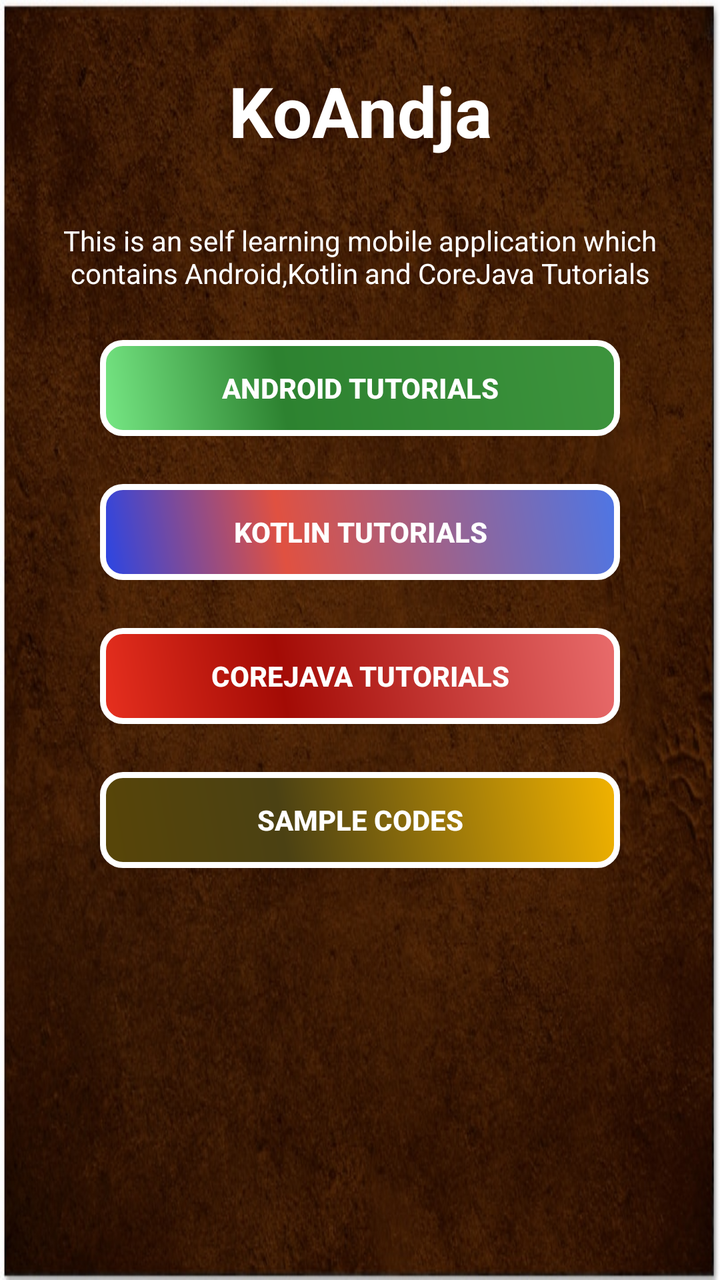
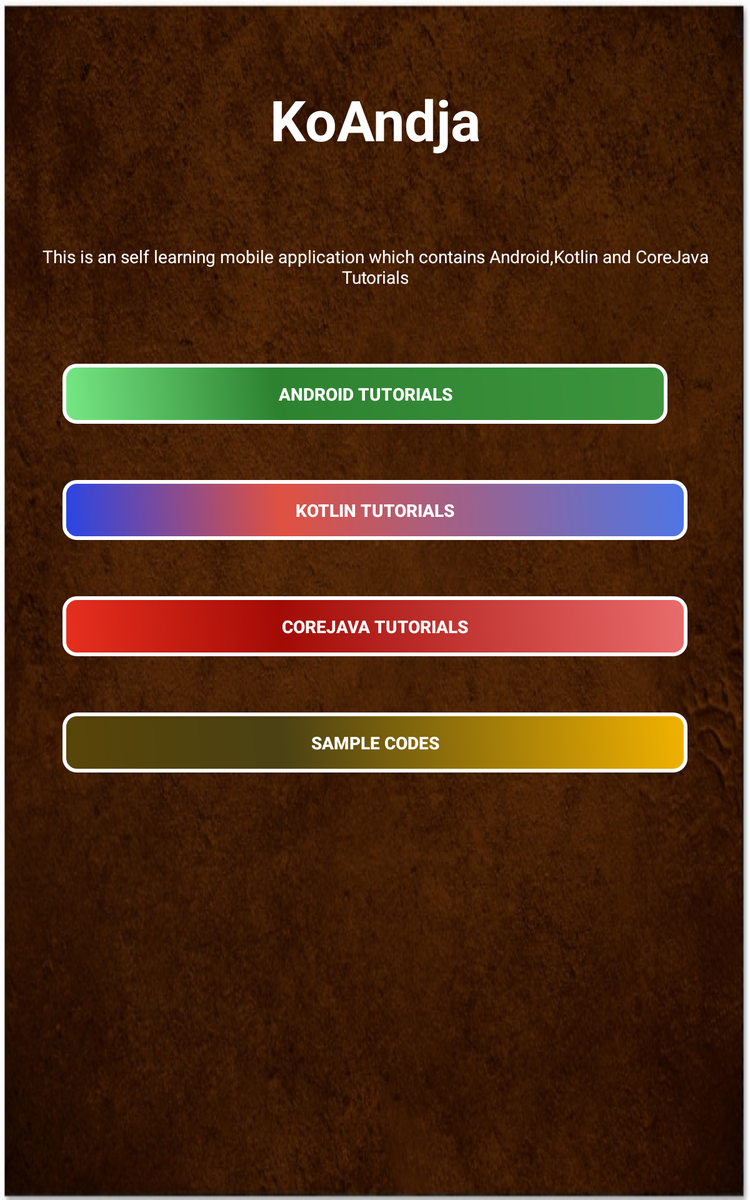

One screen, two layout resources from the same app: the default and the author's alternative for another configuration. Each is rendered where Android would select it; the XML of both is given below.
<!-- AndroidManifest.xml: application theme AppTheme -->
<!-- res/layout/activity_first.xml -->
<?xml version="1.0" encoding="utf-8"?>
<android.support.constraint.ConstraintLayout xmlns:android="http://schemas.android.com/apk/res/android"
    xmlns:app="http://schemas.android.com/apk/res-auto"
    xmlns:tools="http://schemas.android.com/tools"
    android:id="@+id/lay"
    android:layout_width="match_parent"
    android:layout_height="match_parent"
    android:background="@drawable/wall"
    tools:context=".FirstActivity">


    <TextView
        android:id="@+id/app_name"
        android:layout_width="0dp"
        android:layout_height="wrap_content"
        android:layout_marginTop="32dp"
        android:gravity="center"
        android:text="@string/app_name"
        android:textColor="#ffffff"
        android:textSize="35sp"
        android:textStyle="bold"
        app:layout_constraintEnd_toEndOf="parent"
        app:layout_constraintStart_toStartOf="parent"
        app:layout_constraintTop_toTopOf="parent" />

    <TextView
        android:id="@+id/app_desp"
        android:layout_width="0dp"
        android:layout_height="wrap_content"
        android:layout_marginEnd="16dp"
        android:layout_marginLeft="16dp"
        android:layout_marginRight="16dp"
        android:layout_marginStart="16dp"

        android:layout_marginTop="32dp"
        android:gravity="center"
        android:text="@string/desp"
        android:textColor="#ffffff"
        app:layout_constraintEnd_toEndOf="parent"
        app:layout_constraintStart_toStartOf="parent"
        app:layout_constraintTop_toBottomOf="@+id/app_name" />

    <Button
        android:id="@+id/andtut"
        android:layout_width="0dp"
        android:layout_height="wrap_content"
        android:layout_marginEnd="50dp"
        android:layout_marginLeft="50dp"
        android:layout_marginRight="50dp"

        android:layout_marginStart="50dp"
        android:layout_marginTop="24dp"
        android:background="@drawable/buttonshape"
        android:text="@string/android_tutorials"
        android:textColor="#ffffff"
        android:textStyle="bold"
        app:layout_constraintEnd_toEndOf="parent"
        app:layout_constraintStart_toStartOf="parent"
        app:layout_constraintTop_toBottomOf="@+id/app_desp" />

    <Button
        android:id="@+id/kotut"
        android:layout_width="0dp"
        android:layout_height="wrap_content"
        android:layout_marginEnd="50dp"
        android:layout_marginLeft="50dp"
        android:layout_marginRight="50dp"
        android:layout_marginStart="50dp"
        android:layout_marginTop="24dp"
        android:background="@drawable/buttonshape1"
        android:text="@string/kotlin_tutorials"
        android:textColor="#ffffff"

        android:textStyle="bold"
        app:layout_constraintEnd_toEndOf="parent"
        app:layout_constraintStart_toStartOf="parent"
        app:layout_constraintTop_toBottomOf="@+id/andtut" />

    <Button
        android:id="@+id/jatut"
        android:layout_width="0dp"
        android:layout_height="wrap_content"
        android:layout_marginEnd="50dp"
        android:layout_marginLeft="50dp"
        android:layout_marginRight="50dp"
        android:layout_marginStart="50dp"
        android:layout_marginTop="24dp"
        android:background="@drawable/buttonshape2"
        android:text="@string/corejava_tutorials"
        android:textColor="#ffffff"

        android:textStyle="bold"
        app:layout_constraintEnd_toEndOf="parent"
        app:layout_constraintStart_toStartOf="parent"
        app:layout_constraintTop_toBottomOf="@+id/kotut" />

    <Button
        android:id="@+id/samco"
        android:layout_width="0dp"
        android:layout_height="wrap_content"
        android:layout_marginEnd="50dp"
        android:layout_marginLeft="50dp"
        android:layout_marginRight="50dp"
        android:layout_marginStart="50dp"
        android:layout_marginTop="24dp"
        android:background="@drawable/buttonshape3"
        android:textColor="#ffffff"
        android:textStyle="bold"
        android:text="@string/sample_codes"
        app:layout_constraintEnd_toEndOf="parent"
        app:layout_constraintStart_toStartOf="parent"
        app:layout_constraintTop_toBottomOf="@+id/jatut" />

</android.support.constraint.ConstraintLayout>
<!-- resources referenced by this layout -->
<resources>
  <!-- drawable buttonshape (drawable) -->
  <?xml version="1.0" encoding="utf-8"?>
  <ripple
      xmlns:android="http://schemas.android.com/apk/res/android"
      android:color="#b2efb9">
      <item>
          <shape
              android:shape="rectangle">
              <gradient
                  android:angle="45"
                  android:centerX="35%"
                  android:centerColor="#2D8230"
                  android:startColor="#77E885"
                  android:endColor="#3D943D"
                  android:type="linear"    />
              <corners
                  android:topLeftRadius="10dp"
                  android:topRightRadius="10dp"
                  android:bottomLeftRadius="10dp"
                  android:bottomRightRadius="10dp"
                  />
  
              <padding
                  android:left="0dp"
                  android:top="0dp"
                  android:right="0dp"
                  android:bottom="0dp"
                  />
  
              <stroke
                  android:width="3dp"
                  android:color="#ffffff"
                  />
          </shape>
      </item>
  </ripple>
  <!-- drawable buttonshape3 (drawable) -->
  <?xml version="1.0" encoding="utf-8"?>
  <ripple
      xmlns:android="http://schemas.android.com/apk/res/android"
      android:color="#edccd0">
      <item>
          <shape
              android:shape="rectangle">
              <gradient
                  android:angle="45"
                  android:centerX="35%"
                  android:centerColor="#4b4113"
                  android:startColor="#584508"
                  android:endColor="#f2b300"
                  android:type="linear"
                  />
              <corners
                  android:topLeftRadius="10dp"
                  android:topRightRadius="10dp"
                  android:bottomLeftRadius="10dp"
                  android:bottomRightRadius="10dp"
                  />
  
              <padding
                  android:left="0dp"
                  android:top="0dp"
                  android:right="0dp"
                  android:bottom="0dp"
                  />
  
              <stroke
                  android:width="3dp"
                  android:color="#ffffff"
                  />
          </shape>
      </item>
  </ripple>
  <string name="android_tutorials">Android Tutorials</string>
  <string name="app_name">KoAndja</string>
  <string name="corejava_tutorials">CoreJava Tutorials</string>
  <string name="desp">This is an self learning mobile application which contains Android,Kotlin and CoreJava Tutorials</string>
  <string name="kotlin_tutorials">kotlin Tutorials</string>
  <string name="sample_codes">Sample Codes</string>
  <style name="AppTheme" parent="Theme.AppCompat.Light.NoActionBar">
          
          <item name="colorPrimary">@color/colorPrimary</item>
          <item name="colorPrimaryDark">@color/colorPrimaryDark</item>
          <item name="colorAccent">@color/colorAccent</item>
      </style>
  <color name="colorPrimary">#3d52c9</color>
  <color name="colorPrimaryDark">#a35e0a</color>
  <color name="colorAccent">#FF4081</color>
</resources>
<!-- res/layout-sw600dp/activity_first.xml (the author's variant of the layout above) -->
<!-- drawn on a 7-inch tablet held upright -->
<?xml version="1.0" encoding="utf-8"?>
<android.support.constraint.ConstraintLayout
    xmlns:android="http://schemas.android.com/apk/res/android"
    xmlns:app="http://schemas.android.com/apk/res-auto"
    xmlns:tools="http://schemas.android.com/tools"
    android:layout_width="match_parent"
    android:layout_height="match_parent"
    android:background="@drawable/wall"
    tools:context=".FirstActivity">


    <TextView
        android:id="@+id/app_name"
        android:layout_width="0dp"
        android:layout_height="wrap_content"
        android:layout_marginTop="65dp"
        android:gravity="center"
        android:text="@string/app_name"
        android:textColor="#ffffff"
        android:textSize="45sp"
        android:textStyle="bold"
        app:layout_constraintEnd_toEndOf="parent"
        app:layout_constraintStart_toStartOf="parent"
        app:layout_constraintTop_toTopOf="parent" />

    <TextView
        android:id="@+id/app_desp"
        android:layout_width="0dp"
        android:layout_height="wrap_content"
        android:layout_marginEnd="16dp"
        android:layout_marginLeft="16dp"
        android:layout_marginRight="16dp"
        android:layout_marginStart="16dp"

        android:layout_marginTop="70dp"
        android:gravity="center"
        android:text="@string/desp"
        android:textColor="#ffffff"
        app:layout_constraintEnd_toEndOf="parent"
        app:layout_constraintStart_toStartOf="parent"
        app:layout_constraintTop_toBottomOf="@+id/app_name" />

    <Button
        android:id="@+id/andtut"
        android:layout_width="0dp"
        android:layout_height="wrap_content"
        android:layout_marginEnd="50dp"
        android:layout_marginLeft="50dp"
        android:layout_marginRight="50dp"
        android:layout_marginStart="50dp"
        android:layout_marginTop="60dp"
        android:background="@drawable/buttonshape"
        android:text="@string/android_tutorials"
        android:textColor="#ffffff"

        android:textStyle="bold"
        app:layout_constraintEnd_toEndOf="@+id/app_desp"
        app:layout_constraintStart_toStartOf="parent"
        app:layout_constraintTop_toBottomOf="@+id/app_desp" />

    <Button
        android:id="@+id/kotut"
        android:layout_width="0dp"
        android:layout_height="wrap_content"
        android:layout_marginEnd="50dp"
        android:layout_marginLeft="50dp"
        android:layout_marginRight="50dp"
        android:layout_marginStart="50dp"
        android:layout_marginTop="45dp"
        android:background="@drawable/buttonshape1"
        android:text="@string/kotlin_tutorials"
        android:textColor="#ffffff"

        android:textStyle="bold"
        app:layout_constraintEnd_toEndOf="parent"
        app:layout_constraintStart_toStartOf="parent"
        app:layout_constraintTop_toBottomOf="@+id/andtut" />

    <Button
        android:id="@+id/jatut"
        android:layout_width="0dp"
        android:layout_height="wrap_content"
        android:layout_marginEnd="50dp"
        android:layout_marginLeft="50dp"
        android:layout_marginRight="50dp"
        android:layout_marginStart="50dp"
        android:layout_marginTop="45dp"
        android:background="@drawable/buttonshape2"
        android:text="@string/corejava_tutorials"
        android:textColor="#ffffff"

        android:textStyle="bold"
        app:layout_constraintEnd_toEndOf="parent"
        app:layout_constraintStart_toStartOf="parent"
        app:layout_constraintTop_toBottomOf="@+id/kotut" />

    <Button
        android:id="@+id/samco"
        android:layout_width="0dp"
        android:layout_height="wrap_content"
        android:layout_marginEnd="50dp"
        android:layout_marginLeft="50dp"
        android:layout_marginRight="50dp"
        android:layout_marginStart="50dp"
        android:layout_marginTop="45dp"
        android:background="@drawable/buttonshape3"
        android:text="@string/sample_codes"
        android:textColor="#ffffff"
        android:textStyle="bold"
        app:layout_constraintEnd_toEndOf="parent"
        app:layout_constraintStart_toStartOf="parent"
        app:layout_constraintTop_toBottomOf="@+id/jatut" />



</android.support.constraint.ConstraintLayout>
